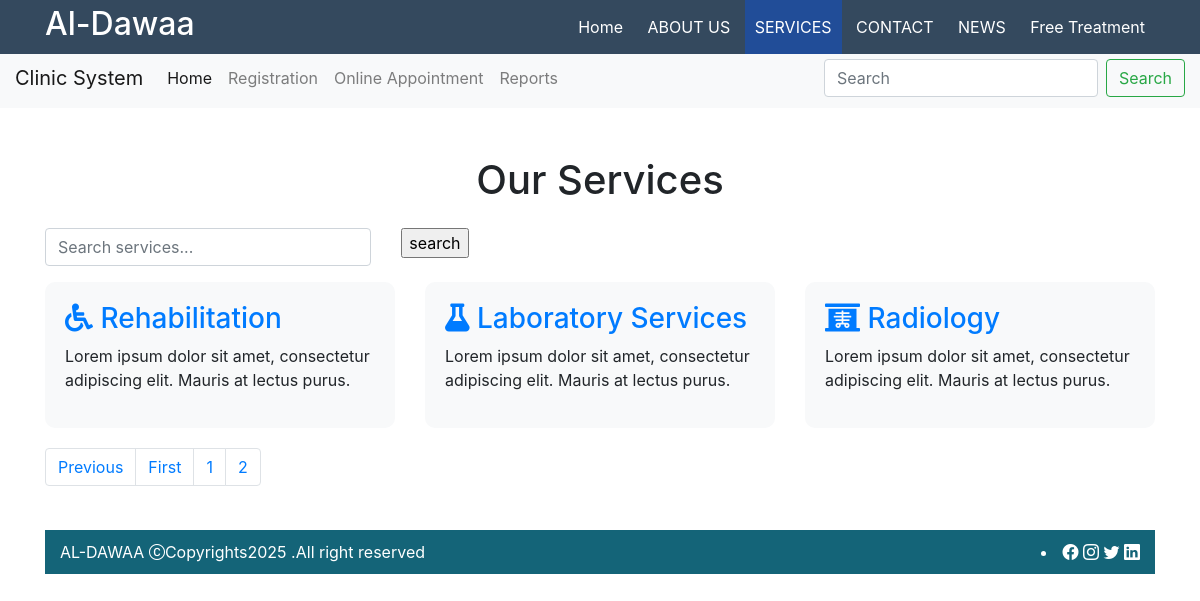
/services?page=2, run on an earlier commit of the app's database.
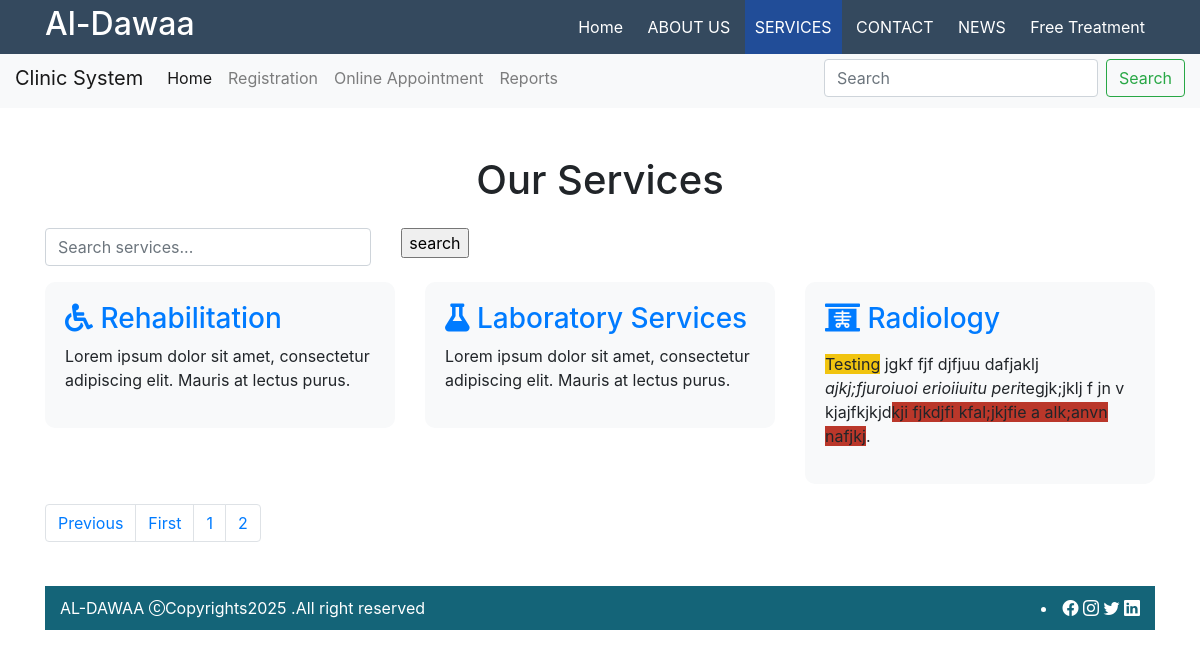
And on a later commit of the database.
### services/models.py (models this page shows)
class service(models.Model):
    service_icon=models.CharField(max_length=50)
    service_title=models.CharField(max_length=50)
    service_des=HTMLField()

### al_dawaa/views.py (the view)
# urls.py: path('services', views.services),
def services(request):
                    serviceData=service.objects.all()
                    paginator=Paginator(serviceData,3)
                    page_number = request.GET.get('page')
                    serviceDataFinal = paginator.get_page(page_number)
                    totalPages=serviceDataFinal.paginator.num_pages
                    if request.method == "GET":
                        st=request.GET.get('servicename')
                        if st != None:
                            serviceData=service.objects.filter(service_title__icontains=st)
                    data={
                        'title':'Al-Dawaa',
                        'serviceData':serviceDataFinal,
                        'lastpage':totalPages,
                        'totalpageList':[n+1 for n in range(totalPages)],
                    }
                    return render(request,"services.html",data)

### templates/services.html (shortened to what this page needs)
{% extends "base.html" %} {% block content %}
<!DOCTYPE html>
<html lang="en">
  <head>
    <link
      rel="stylesheet"
      href="https://stackpath.bootstrapcdn.com/bootstrap/4.5.2/css/bootstrap.min.css"
    />
    <link
      rel="stylesheet"
      href="https://cdnjs.cloudflare.com/ajax/libs/font-awesome/5.15.4/css/all.min.css"
    />
  </head>
  <body>
    <div class="container">
      <h1 class="text-center mt-5 mb-4">Our Services</h1>
      <div class="row">
        <div class="col-md-5 mb-3">
          <form method="get" >
            <div class="row">
            <div class="col-md-9">
          <input
            type="text"
            name="servicename"
            id="searchInput"
            class="form-control"
            placeholder="Search services..."
            value=""
          /></div>
         <div class="col-md-3"> <input type="submit" value="search"/></div></div>
          </form>
        </div></div>
        <div class="row">
        {% for n in serviceData %}
        <div class="col-md-4">
          <div class="service-card">
            <h3 class="text-primary">
              <i class="{{n.service_icon}}"></i> {{n.service_title}}
            </h3>
            <p>{{n.service_des|safe }}</p>
          </div>
        </div>
        {% empty %}
        No Services or Data Found
        {% endfor %}
      </div>
      <nav aria-label="...">
        <ul class="pagination">
          {% if serviceData.has_previous %}
            <li class="page-item ">
            <a class="page-link" href="/services?page={{serviceData.previous_page_number}}" tabindex="-1">Previous</a>
          </li>
          <li class="page-item"><a class="page-link" href="/services?page=1" tabindex="-1">First</a></li>
          {% endif %}
          {% for n in totalpageList %}
          <li class="page-item"><a class="page-link" href="/services?page={{n}}">{{n}}</a></li>
        {% endfor %}
        </ul>
      </nav>
  </body>
</html>
{% endblock %}

What changed in the data, as far as the page shows it:
changed service "Radiology": service_des "Lorem ipsum dolor sit amet, consectetur adipiscing elit. Mauris at lectus purus." → "Testing jgkf fjf djfjuu dafjaklj ajkj;fjuroiuoi erioiiuitu peri tegjk;jklj f jn v kjajfkjkjd kji fjkdjfi kfal;jkjfie a alk;anvn nafjkj ."
